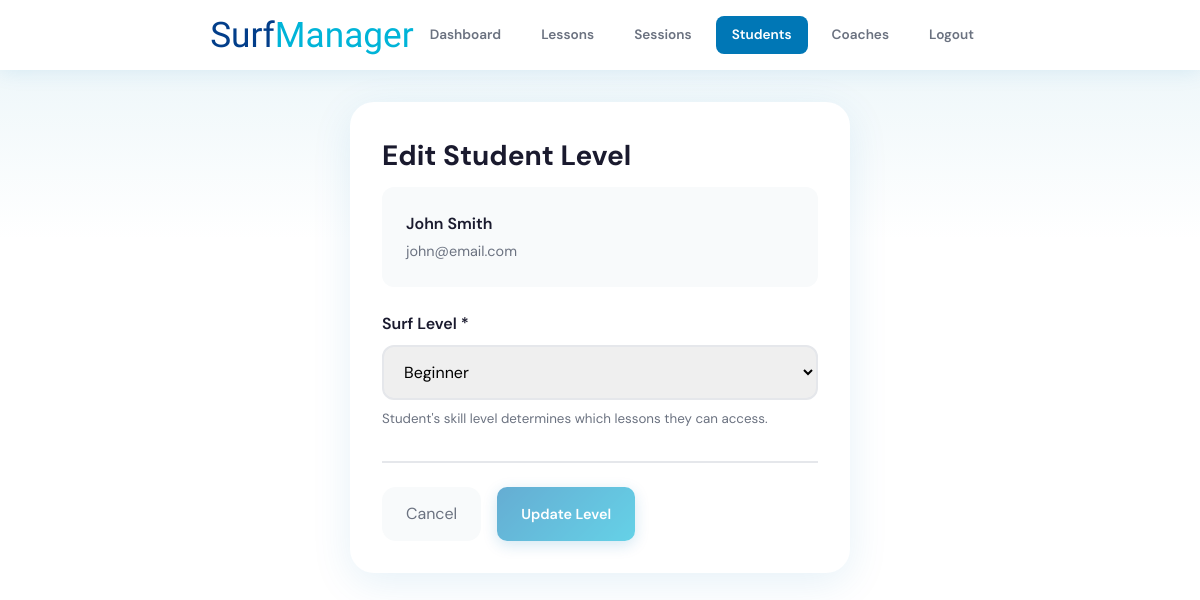
/students/edit/1 (signed in), run on the app's committed database.
### tables this page shows
CREATE TABLE IF NOT EXISTS students (
    id INT AUTO_INCREMENT PRIMARY KEY,
    user_id INT,
    level ENUM('Beginner', 'Intermediate', 'Advanced', 'Expert') DEFAULT 'Beginner',
    created_at TIMESTAMP DEFAULT CURRENT_TIMESTAMP,
    FOREIGN KEY (user_id) REFERENCES users(id) ON DELETE CASCADE
);

CREATE TABLE IF NOT EXISTS users (
    id INT AUTO_INCREMENT PRIMARY KEY,
    name VARCHAR(100) NOT NULL,
    email VARCHAR(100) NOT NULL UNIQUE,
    password VARCHAR(255) NOT NULL,
    role ENUM('admin', 'user') DEFAULT 'user',
    created_at TIMESTAMP DEFAULT CURRENT_TIMESTAMP
);

### app/Configs/Model.php (called while the page is built, shortened)
<?php
class Model {
    private $host = 'localhost';
    private $dbname = 'surfManager';
    private $dbuser = 'root';
    private $password = '';
    public function __construct() {
        try {
            $this->db = new PDO("mysql:host={$this->host};dbname={$this->dbname}", $this->dbuser, $this->password);
        } catch (PDOException $e) {
            die("Connection failed: " . $e->getMessage());
        }
    }
}

### app/Models/StudentModel.php (called while the page is built, shortened)
<?php
class StudentModel extends Model {
    public function getStudent(int $id) {
        try {
            $query = 'SELECT s.*, u.name, u.email
                      FROM students s
                      LEFT JOIN users u ON s.user_id = u.id
                      WHERE s.id = :id';
            $stmt = $this->db->prepare($query);
            $stmt->bindParam(':id', $id);
            $stmt->execute();
            return $stmt->fetch(PDO::FETCH_ASSOC);
        } catch (Exception $e) {
            $this->error = true;
            return null;
        }
    }
}

### app/Views/admin/studentForm.php (the view, shortened to what this page needs)
<!DOCTYPE html>
<html lang="en">
<head>
    <link rel="stylesheet" href="<?= $baseUrl ?>app/Views/css/surf-theme.css">
    <link rel="stylesheet" href="<?= $baseUrl ?>app/Views/css/form.css">
</head>
<body>
    <header>
        <div class="container header-content">
            <a href="<?= $baseUrl ?>dashboard" class="logo">Surf<span>Manager</span></a>
            <nav>
                <a href="<?= $baseUrl ?>dashboard">Dashboard</a>
                <a href="<?= $baseUrl ?>lessons">Lessons</a>
                <a href="<?= $baseUrl ?>sessions">Sessions</a>
                <a href="<?= $baseUrl ?>students" class="active">Students</a>
                <a href="<?= $baseUrl ?>coaches">Coaches</a>
                <a href="<?= $baseUrl ?>auth/logout">Logout</a>
            </nav>
        </div>
    </header>
    <main class="container form-page">
        <div class="form-card form-card-sm">
            <h1>Edit Student Level</h1>
            <div class="student-info">
                <p class="student-info-name">
                    <?= htmlspecialchars($student['name'] ?? 'Unknown') ?>
                </p>
                <p class="student-info-email">
                    <?= htmlspecialchars($student['email'] ?? '-') ?>
                </p>
            </div>
            <form action="<?= $baseUrl ?>students/<?= $student['id'] ?>/edit" method="POST">
                <div class="form-group">
                    <label for="level">Surf Level *</label>
                    <select id="level" name="level" required>
                        <option value="Beginner" <?= (($student['level'] ?? '') === 'Beginner') ? 'selected' : '' ?>>Beginner</option>
                    </select>
                    <small class="form-help">
                        Student's skill level determines which lessons they can access.
                    </small>
                </div>
                <div class="form-actions">
                    <a href="<?= $baseUrl ?>students/<?= $student['id'] ?>" class="btn-back">Cancel</a>
                    <button type="submit" class="btn btn-primary" disabled>Update Level</button>
                </div>
            </form>
        </div>
    </main>
</body>
</html>

### router/index.php (shortened to what this page needs)
<?php
class Router {
    private $routes = [];
    public function get($pattern, $callback) {
        $this->routes[] = [
            'method' => 'GET',
            'pattern' => $pattern,
            'callback' => $callback
        ];
    }
    public function post($pattern, $callback) {
        $this->routes[] = [
            'method' => 'POST',
            'pattern' => $pattern,
            'callback' => $callback
        ];
    }
    public function run() {
        $basePath = '/surfManager';
        $path = parse_url($_SERVER['REQUEST_URI'], PHP_URL_PATH);
        $currentUrl = trim(str_replace($basePath, '', $path), '/');
        $requestMethod = $_SERVER['REQUEST_METHOD'];
        foreach ($this->routes as $route) {
            if ($route['method'] !== $requestMethod) continue;
            $patternRegex = preg_replace_callback('#\{([\w]+)\}#', function($matches) {
                return '(?P<' . $matches[1] . '>\d+)';
            }, $route['pattern']);
            if (preg_match("#^$patternRegex$#", $currentUrl, $matches)) {
                $params = [];
                foreach ($matches as $key => $value) {
                    if (is_string($key)) $params[$key] = (int)$value;
                }
                [$class, $method] = $route['callback'];
                $controller = new $class();
                call_user_func_array([$controller, $method], $params);
                return;
            }
        }
    }
}
$router = new Router();
$router->get('home', [HomeController::class, 'show']);
$router->get('', [HomeController::class, 'show']);
$router->get('login', [AuthController::class, 'login']);
$router->post('auth/login', [AuthController::class, 'login']);
$router->get('signup', [AuthController::class, 'signup']);
$router->post('auth/signup', [AuthController::class, 'signup']);
$router->get('auth/logout', [AuthController::class, 'logout']);
if (isset($_SESSION['user'])) {
    if ($_SESSION['user']['role'] === 'admin') {
        $router->get('dashboard', [DashboardController::class, 'index']);
        $router->get('lessons', [LessonsController::class, 'index']);
        $router->get('lessons/{id}', [LessonsController::class, 'show']);
        $router->get('lessons/add', [LessonsController::class, 'add']);
        $router->post('lessons/add', [LessonsController::class, 'add']);
        $router->get('lessons/edit/{id}', [LessonsController::class, 'edit']);
        $router->post('lessons/edit/{id}', [LessonsController::class, 'edit']);
        $router->post('lessons/delete/{id}', [LessonsController::class, 'delete']);
        $router->get('sessions', [SessionsController::class, 'index']);
        $router->get('sessions/{id}', [SessionsController::class, 'show']);
        $router->get('sessions/add', [SessionsController::class, 'add']);
        $router->post('sessions/add', [SessionsController::class, 'add']);
        $router->get('sessions/edit/{id}', [SessionsController::class, 'edit']);
        $router->post('sessions/edit/{id}', [SessionsController::class, 'edit']);
        $router->post('sessions/delete/{id}', [SessionsController::class, 'delete']);
        $router->get('sessions/book/{id}', [BookingController::class, 'book']);
        $router->post('sessions/book/{id}', [BookingController::class, 'book']);
        $router->post('sessions/cancel/{assignmentId}/{sessionId}', [BookingController::class, 'cancelBooking']);
        $router->get('students', [StudentsController::class, 'index']);
        $router->get('students/{id}', [StudentsController::class, 'show']);
        $router->get('students/edit/{id}', [StudentsController::class, 'edit']);
        $router->post('students/edit/{id}', [StudentsController::class, 'edit']);
        $router->post('students/level/{id}', [StudentsController::class, 'updateLevel']);
        $router->post('students/payment/{assignmentId}/{studentId}', [StudentsController::class, 'updatePayment']);
        $router->get('coaches', [CoachController::class, 'index']);
        $router->get('coaches/add', [CoachController::class, 'add']);
        $router->post('coaches/add', [CoachController::class, 'add']);
        $router->post('coaches/delete/{id}', [CoachController::class, 'delete']);
        $router->get('profile', [ProfileController::class, 'profile']);
    }
}
$router->run();

### app/Views/css/surf-theme.css (style rules this page uses)
:root { --white: #ffffff; --off-white: #f8fafb; --ocean-blue: #0077b6; --ocean-light: #00b4d8; --ocean-deep: #023e8a; --sea-foam: #90e0ef; --sand: #f5f0e8; --text-dark: #1a1a2e; --text-gray: #6b7280; --shadow: rgba(0, 119, 182, 0.1); }
* { margin: 0; padding: 0; box-sizing: border-box; }
body { font-family: 'DM Sans', sans-serif; background: linear-gradient(180deg, #e8f4f8 0%, var(--white) 30%); color: var(--text-dark); min-height: 100vh; line-height: 1.6; }
.container { max-width: 1200px; margin: 0 auto; padding: 0 1.5rem; }
header { background: var(--white); height: 70px; padding: 0; display: flex; align-items: center; box-shadow: 0 2px 20px var(--shadow); position: sticky; top: 0; z-index: 100; }
.logo { font-family: 'Allison', cursive; font-size: 1.8rem; color: var(--ocean-deep); text-decoration: none; }
header { background: var(--white); padding: 1rem 0; box-shadow: 0 2px 20px var(--shadow); position: sticky; top: 0; z-index: 100; }
.header-content { display: flex; justify-content: space-between; align-items: center; }
.logo { font-family: 'Allison', cursive; font-size: 2.2rem; color: var(--ocean-deep); text-decoration: none; }
.logo span { color: var(--ocean-light); }
nav { display: flex; align-items: center; gap: 0.5rem; }
nav a { padding: 0.5rem 1rem; color: var(--text-gray); text-decoration: none; font-weight: 600; font-size: 0.85rem; border-radius: 8px; transition: all 0.3s ease; }
nav a.active { color: var(--white); background: var(--ocean-blue); }
main { padding: 1.5rem 0; }
.btn { padding: 0.7rem 1.5rem; border: none; border-radius: 10px; font-size: 0.9rem; font-weight: 600; font-family: inherit; cursor: pointer; transition: all 0.3s ease; display: inline-flex; align-items: center; gap: 0.5rem; text-decoration: none; }
.btn-primary { background: linear-gradient(135deg, var(--ocean-blue) 0%, var(--ocean-light) 100%); color: var(--white); box-shadow: 0 4px 15px rgba(0, 119, 182, 0.3); }

### app/Views/css/form.css (style rules this page uses)
.form-page { padding: 2rem 0; }
.form-card { background: var(--white); border-radius: 24px; padding: 2rem; max-width: 800px; margin: 0 auto; box-shadow: 0 10px 40px var(--shadow); }
.form-card h1 { font-size: 1.75rem; color: var(--text-dark); margin-bottom: 0.5rem; }
.form-group { margin-bottom: 0; }
.form-group label { display: block; font-weight: 600; color: var(--text-dark); margin-bottom: 0.5rem; }
.form-group input, .form-group textarea, .form-group select { width: 100%; padding: 0.875rem 1rem; border: 2px solid #e5e7eb; border-radius: 12px; font-size: 1rem; font-family: inherit; transition: all 0.3s ease; }
.form-actions { display: flex; gap: 1rem; margin-top: 2rem; padding-top: 1.5rem; border-top: 2px solid #e5e7eb; }
.btn-back { background: var(--off-white); color: var(--text-gray); padding: 0.875rem 1.5rem; border-radius: 14px; text-decoration: none; display: inline-flex; align-items: center; transition: all 0.3s ease; }
.form-card-sm { max-width: 500px; }
.student-info { background: var(--off-white); padding: 1.5rem; border-radius: 12px; margin-bottom: 1.5rem; }
.student-info-name { font-weight: 600; color: var(--text-dark); margin-bottom: 0.25rem; }
.student-info-email { color: var(--text-gray); font-size: 0.9rem; }
.form-help { color: var(--text-gray); margin-top: 0.5rem; display: block; }
button:disabled { opacity: 0.6; cursor: not-allowed; }

### data on the page
students: user.name "John Smith", user.email "john@email.com", level "Beginner"
